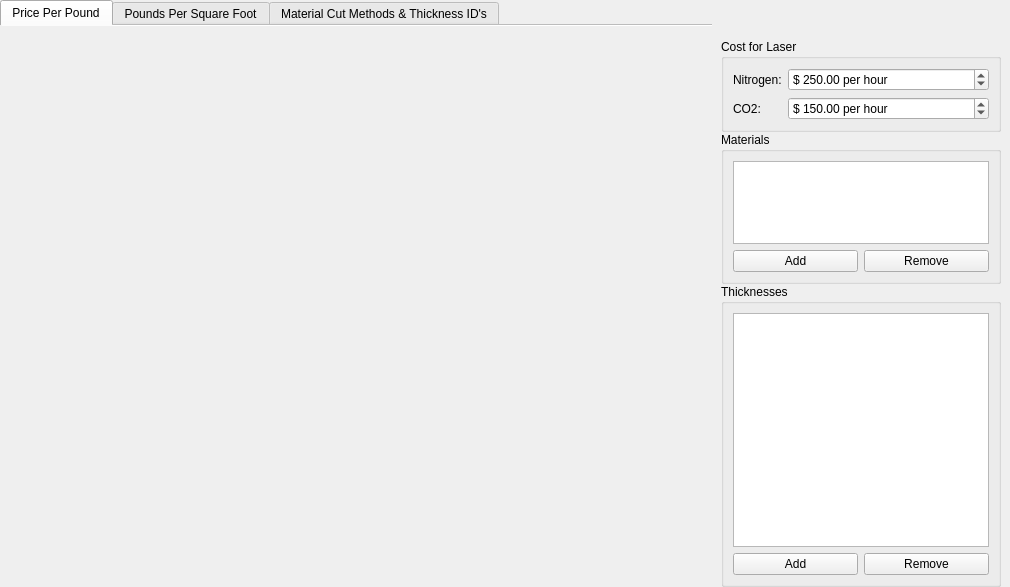
<?xml version="1.0" encoding="UTF-8"?>
<ui version="4.0">
 <class>Form</class>
 <widget class="QWidget" name="Form">
  <property name="geometry">
   <rect>
    <x>0</x>
    <y>0</y>
    <width>1010</width>
    <height>587</height>
   </rect>
  </property>
  <property name="windowTitle">
   <string>Form</string>
  </property>
  <layout class="QVBoxLayout" name="verticalLayout_2">
   <property name="spacing">
    <number>0</number>
   </property>
   <property name="leftMargin">
    <number>0</number>
   </property>
   <property name="topMargin">
    <number>0</number>
   </property>
   <property name="rightMargin">
    <number>9</number>
   </property>
   <property name="bottomMargin">
    <number>0</number>
   </property>
   <item>
    <layout class="QHBoxLayout" name="horizontalLayout" stretch="1,0">
     <item>
      <layout class="QVBoxLayout" name="verticalLayout_15">
       <item>
        <widget class="QTabWidget" name="tabWidget">
         <property name="currentIndex">
          <number>0</number>
         </property>
         <property name="documentMode">
          <bool>true</bool>
         </property>
         <widget class="QWidget" name="price_per_pound_tab">
          <attribute name="title">
           <string>Price Per Pound</string>
          </attribute>
          <layout class="QVBoxLayout" name="verticalLayout">
           <property name="spacing">
            <number>0</number>
           </property>
           <property name="leftMargin">
            <number>0</number>
           </property>
           <property name="topMargin">
            <number>0</number>
           </property>
           <property name="rightMargin">
            <number>0</number>
           </property>
           <property name="bottomMargin">
            <number>0</number>
           </property>
           <item>
            <layout class="QVBoxLayout" name="price_per_pound_layout"/>
           </item>
          </layout>
         </widget>
         <widget class="QWidget" name="pounds_per_square_foot_tab">
          <attribute name="title">
           <string>Pounds Per Square Foot</string>
          </attribute>
          <layout class="QVBoxLayout" name="verticalLayout_4">
           <property name="spacing">
            <number>0</number>
           </property>
           <property name="leftMargin">
            <number>0</number>
           </property>
           <property name="topMargin">
            <number>0</number>
           </property>
           <property name="rightMargin">
            <number>0</number>
           </property>
           <property name="bottomMargin">
            <number>0</number>
           </property>
           <item>
            <layout class="QVBoxLayout" name="pounds_per_square_foot_layout">
             <property name="topMargin">
              <number>6</number>
             </property>
            </layout>
           </item>
          </layout>
         </widget>
         <widget class="QWidget" name="tab">
          <attribute name="title">
           <string>Material Cut Methods &amp;&amp; Thickness ID's</string>
          </attribute>
          <layout class="QVBoxLayout" name="verticalLayout_3">
           <property name="leftMargin">
            <number>0</number>
           </property>
           <property name="topMargin">
            <number>0</number>
           </property>
           <property name="rightMargin">
            <number>0</number>
           </property>
           <property name="bottomMargin">
            <number>0</number>
           </property>
           <item>
            <layout class="QHBoxLayout" name="horizontalLayout_4" stretch="0,1">
             <property name="leftMargin">
              <number>9</number>
             </property>
             <property name="rightMargin">
              <number>0</number>
             </property>
             <item>
              <layout class="QVBoxLayout" name="verticalLayout_9">
               <property name="rightMargin">
                <number>6</number>
               </property>
               <item>
                <widget class="QGroupBox" name="groupBox_4">
                 <property name="title">
                  <string>SS</string>
                 </property>
                 <layout class="QVBoxLayout" name="verticalLayout_10">
                  <item>
                   <layout class="QGridLayout" name="gridLayout_2">
                    <item row="1" column="0">
                     <widget class="QLabel" name="label_8">
                      <property name="text">
                       <string>Cutting method:</string>
                      </property>
                      <property name="buddy">
                       <cstring>comboBox_SS_cut</cstring>
                      </property>
                     </widget>
                    </item>
                    <item row="0" column="0">
                     <widget class="QLabel" name="label_7">
                      <property name="text">
                       <string>Name:</string>
                      </property>
                      <property name="buddy">
                       <cstring>lineEdit_SS_name</cstring>
                      </property>
                     </widget>
                    </item>
                    <item row="1" column="1">
                     <widget class="QComboBox" name="comboBox_SS_cut">
                      <item>
                       <property name="text">
                        <string>CO2</string>
                       </property>
                      </item>
                      <item>
                       <property name="text">
                        <string>Nitrogen</string>
                       </property>
                      </item>
                     </widget>
                    </item>
                    <item row="0" column="1">
                     <widget class="QLineEdit" name="lineEdit_SS_name">
                      <property name="text">
                       <string>304 SS</string>
                      </property>
                     </widget>
                    </item>
                   </layout>
                  </item>
                 </layout>
                </widget>
               </item>
               <item>
                <widget class="QGroupBox" name="groupBox_6">
                 <property name="title">
                  <string>ST</string>
                 </property>
                 <layout class="QVBoxLayout" name="verticalLayout_11">
                  <item>
                   <layout class="QGridLayout" name="gridLayout_3">
                    <item row="1" column="0">
                     <widget class="QLabel" name="label_10">
                      <property name="text">
                       <string>Cutting method:</string>
                      </property>
                      <property name="buddy">
                       <cstring>comboBox_ST_cut</cstring>
                      </property>
                     </widget>
                    </item>
                    <item row="0" column="0">
                     <widget class="QLabel" name="label_9">
                      <property name="text">
                       <string>Name:</string>
                      </property>
                      <property name="buddy">
                       <cstring>lineEdit_ST_name</cstring>
                      </property>
                     </widget>
                    </item>
                    <item row="1" column="1">
                     <widget class="QComboBox" name="comboBox_ST_cut">
                      <item>
                       <property name="text">
                        <string>CO2</string>
                       </property>
                      </item>
                      <item>
                       <property name="text">
                        <string>Nitrogen</string>
                       </property>
                      </item>
                     </widget>
                    </item>
                    <item row="0" column="1">
                     <widget class="QLineEdit" name="lineEdit_ST_name">
                      <property name="text">
                       <string>Mild Steel</string>
                      </property>
                     </widget>
                    </item>
                   </layout>
                  </item>
                 </layout>
                </widget>
               </item>
               <item>
                <widget class="QGroupBox" name="groupBox_7">
                 <property name="title">
                  <string>AL</string>
                 </property>
                 <layout class="QVBoxLayout" name="verticalLayout_12">
                  <item>
                   <layout class="QGridLayout" name="gridLayout_4">
                    <item row="1" column="0">
                     <widget class="QLabel" name="label_12">
                      <property name="text">
                       <string>Cutting method:</string>
                      </property>
                      <property name="buddy">
                       <cstring>comboBox_AL_cut</cstring>
                      </property>
                     </widget>
                    </item>
                    <item row="0" column="0">
                     <widget class="QLabel" name="label_11">
                      <property name="text">
                       <string>Name:</string>
                      </property>
                      <property name="buddy">
                       <cstring>lineEdit_AL_name</cstring>
                      </property>
                     </widget>
                    </item>
                    <item row="1" column="1">
                     <widget class="QComboBox" name="comboBox_AL_cut">
                      <property name="currentText">
                       <string>CO2</string>
                      </property>
                      <item>
                       <property name="text">
                        <string>CO2</string>
                       </property>
                      </item>
                      <item>
                       <property name="text">
                        <string>Nitrogen</string>
                       </property>
                      </item>
                     </widget>
                    </item>
                    <item row="0" column="1">
                     <widget class="QLineEdit" name="lineEdit_AL_name">
                      <property name="text">
                       <string>Aluminium</string>
                      </property>
                     </widget>
                    </item>
                   </layout>
                  </item>
                 </layout>
                </widget>
               </item>
               <item>
                <widget class="QGroupBox" name="groupBox_8">
                 <property name="title">
                  <string>GALV</string>
                 </property>
                 <layout class="QVBoxLayout" name="verticalLayout_13">
                  <item>
                   <layout class="QGridLayout" name="gridLayout_5">
                    <item row="1" column="0">
                     <widget class="QLabel" name="label_14">
                      <property name="text">
                       <string>Cutting method:</string>
                      </property>
                      <property name="buddy">
                       <cstring>comboBox_GALV_cut</cstring>
                      </property>
                     </widget>
                    </item>
                    <item row="0" column="0">
                     <widget class="QLabel" name="label_13">
                      <property name="text">
                       <string>Name:</string>
                      </property>
                      <property name="buddy">
                       <cstring>lineEdit_GALV_name</cstring>
                      </property>
                     </widget>
                    </item>
                    <item row="1" column="1">
                     <widget class="QComboBox" name="comboBox_GALV_cut">
                      <property name="currentText">
                       <string>CO2</string>
                      </property>
                      <item>
                       <property name="text">
                        <string>CO2</string>
                       </property>
                      </item>
                      <item>
                       <property name="text">
                        <string>Nitrogen</string>
                       </property>
                      </item>
                     </widget>
                    </item>
                    <item row="0" column="1">
                     <widget class="QLineEdit" name="lineEdit_GALV_name">
                      <property name="text">
                       <string>Galvanized</string>
                      </property>
                     </widget>
                    </item>
                   </layout>
                  </item>
                 </layout>
                </widget>
               </item>
               <item>
                <widget class="QGroupBox" name="groupBox_5">
                 <property name="title">
                  <string>GALN</string>
                 </property>
                 <layout class="QVBoxLayout" name="verticalLayout_14">
                  <item>
                   <layout class="QGridLayout" name="gridLayout_6">
                    <item row="1" column="0">
                     <widget class="QLabel" name="label_16">
                      <property name="text">
                       <string>Cutting method:</string>
                      </property>
                      <property name="buddy">
                       <cstring>comboBox_GALN_cut</cstring>
                      </property>
                     </widget>
                    </item>
                    <item row="0" column="0">
                     <widget class="QLabel" name="label_15">
                      <property name="text">
                       <string>Name:</string>
                      </property>
                      <property name="buddy">
                       <cstring>lineEdit_GALN_name</cstring>
                      </property>
                     </widget>
                    </item>
                    <item row="1" column="1">
                     <widget class="QComboBox" name="comboBox_GALN_cut">
                      <property name="currentText">
                       <string>CO2</string>
                      </property>
                      <item>
                       <property name="text">
                        <string>CO2</string>
                       </property>
                      </item>
                      <item>
                       <property name="text">
                        <string>Nitrogen</string>
                       </property>
                      </item>
                     </widget>
                    </item>
                    <item row="0" column="1">
                     <widget class="QLineEdit" name="lineEdit_GALN_name">
                      <property name="text">
                       <string>Galvanneal</string>
                      </property>
                     </widget>
                    </item>
                   </layout>
                  </item>
                 </layout>
                </widget>
               </item>
               <item>
                <spacer name="verticalSpacer">
                 <property name="orientation">
                  <enum>Qt::Orientation::Vertical</enum>
                 </property>
                 <property name="sizeHint" stdset="0">
                  <size>
                   <width>20</width>
                   <height>40</height>
                  </size>
                 </property>
                </spacer>
               </item>
              </layout>
             </item>
             <item>
              <widget class="QTableWidget" name="tableWidget_thickness_id">
               <attribute name="horizontalHeaderDefaultSectionSize">
                <number>150</number>
               </attribute>
               <attribute name="horizontalHeaderStretchLastSection">
                <bool>true</bool>
               </attribute>
               <attribute name="verticalHeaderStretchLastSection">
                <bool>false</bool>
               </attribute>
               <column>
                <property name="text">
                 <string>ID</string>
                </property>
               </column>
               <column>
                <property name="text">
                 <string>Thickness</string>
                </property>
               </column>
              </widget>
             </item>
            </layout>
           </item>
          </layout>
         </widget>
        </widget>
       </item>
      </layout>
     </item>
     <item>
      <layout class="QVBoxLayout" name="verticalLayout_5" stretch="0,0,1,2">
       <property name="leftMargin">
        <number>9</number>
       </property>
       <property name="topMargin">
        <number>9</number>
       </property>
       <property name="rightMargin">
        <number>0</number>
       </property>
       <item>
        <layout class="QHBoxLayout" name="horizontalLayout_5">
         <item>
          <spacer name="horizontalSpacer">
           <property name="orientation">
            <enum>Qt::Orientation::Horizontal</enum>
           </property>
           <property name="sizeHint" stdset="0">
            <size>
             <width>40</width>
             <height>20</height>
            </size>
           </property>
          </spacer>
         </item>
         <item>
          <widget class="QPushButton" name="pushButton_popout">
           <property name="sizePolicy">
            <sizepolicy hsizetype="Fixed" vsizetype="Fixed">
             <horstretch>0</horstretch>
             <verstretch>0</verstretch>
            </sizepolicy>
           </property>
           <property name="minimumSize">
            <size>
             <width>30</width>
             <height>30</height>
            </size>
           </property>
           <property name="maximumSize">
            <size>
             <width>30</width>
             <height>30</height>
            </size>
           </property>
           <property name="cursor">
            <cursorShape>PointingHandCursor</cursorShape>
           </property>
           <property name="text">
            <string/>
           </property>
           <property name="icon">
            <iconset>
             <normaloff>../../icons/open_in_new.png</normaloff>../../icons/open_in_new.png</iconset>
           </property>
           <property name="iconSize">
            <size>
             <width>30</width>
             <height>30</height>
            </size>
           </property>
           <property name="flat">
            <bool>true</bool>
           </property>
          </widget>
         </item>
        </layout>
       </item>
       <item>
        <widget class="QGroupBox" name="groupBox_3">
         <property name="title">
          <string>Cost for Laser</string>
         </property>
         <layout class="QVBoxLayout" name="verticalLayout_8">
          <item>
           <layout class="QGridLayout" name="gridLayout" columnstretch="0,1">
            <item row="1" column="0">
             <widget class="QLabel" name="label_2">
              <property name="text">
               <string>CO2:</string>
              </property>
              <property name="buddy">
               <cstring>co2_cost_spinbox</cstring>
              </property>
             </widget>
            </item>
            <item row="0" column="0">
             <widget class="QLabel" name="label">
              <property name="text">
               <string>Nitrogen:</string>
              </property>
              <property name="buddy">
               <cstring>nitrogen_cost_spinbox</cstring>
              </property>
             </widget>
            </item>
            <item row="0" column="1">
             <widget class="QDoubleSpinBox" name="nitrogen_cost_spinbox">
              <property name="maximumSize">
               <size>
                <width>16777215</width>
                <height>16777215</height>
               </size>
              </property>
              <property name="prefix">
               <string>$ </string>
              </property>
              <property name="suffix">
               <string> per hour</string>
              </property>
              <property name="maximum">
               <double>99999.000000000000000</double>
              </property>
              <property name="value">
               <double>250.000000000000000</double>
              </property>
             </widget>
            </item>
            <item row="1" column="1">
             <widget class="QDoubleSpinBox" name="co2_cost_spinbox">
              <property name="maximumSize">
               <size>
                <width>16777215</width>
                <height>16777215</height>
               </size>
              </property>
              <property name="prefix">
               <string>$ </string>
              </property>
              <property name="suffix">
               <string> per hour</string>
              </property>
              <property name="maximum">
               <double>99999.000000000000000</double>
              </property>
              <property name="value">
               <double>150.000000000000000</double>
              </property>
             </widget>
            </item>
           </layout>
          </item>
         </layout>
        </widget>
       </item>
       <item>
        <widget class="QGroupBox" name="groupBox_2">
         <property name="title">
          <string>Materials</string>
         </property>
         <layout class="QVBoxLayout" name="verticalLayout_6">
          <item>
           <widget class="QListWidget" name="materials_list"/>
          </item>
          <item>
           <layout class="QHBoxLayout" name="horizontalLayout_2">
            <item>
             <widget class="QPushButton" name="pushButton_add_material">
              <property name="text">
               <string>Add</string>
              </property>
             </widget>
            </item>
            <item>
             <widget class="QPushButton" name="pushButton_remove_material">
              <property name="text">
               <string>Remove</string>
              </property>
             </widget>
            </item>
           </layout>
          </item>
         </layout>
        </widget>
       </item>
       <item>
        <widget class="QGroupBox" name="groupBox">
         <property name="title">
          <string>Thicknesses</string>
         </property>
         <layout class="QVBoxLayout" name="verticalLayout_7">
          <item>
           <widget class="QListWidget" name="thicknesses_list"/>
          </item>
          <item>
           <layout class="QHBoxLayout" name="horizontalLayout_3">
            <item>
             <widget class="QPushButton" name="pushButton_add_thickness">
              <property name="text">
               <string>Add</string>
              </property>
             </widget>
            </item>
            <item>
             <widget class="QPushButton" name="pushButton_remove_thickness">
              <property name="text">
               <string>Remove</string>
              </property>
             </widget>
            </item>
           </layout>
          </item>
         </layout>
        </widget>
       </item>
      </layout>
     </item>
    </layout>
   </item>
  </layout>
 </widget>
 <tabstops>
  <tabstop>nitrogen_cost_spinbox</tabstop>
  <tabstop>co2_cost_spinbox</tabstop>
  <tabstop>materials_list</tabstop>
  <tabstop>pushButton_add_material</tabstop>
  <tabstop>pushButton_remove_material</tabstop>
  <tabstop>thicknesses_list</tabstop>
  <tabstop>pushButton_add_thickness</tabstop>
  <tabstop>pushButton_remove_thickness</tabstop>
 </tabstops>
 <resources/>
 <connections/>
</ui>
